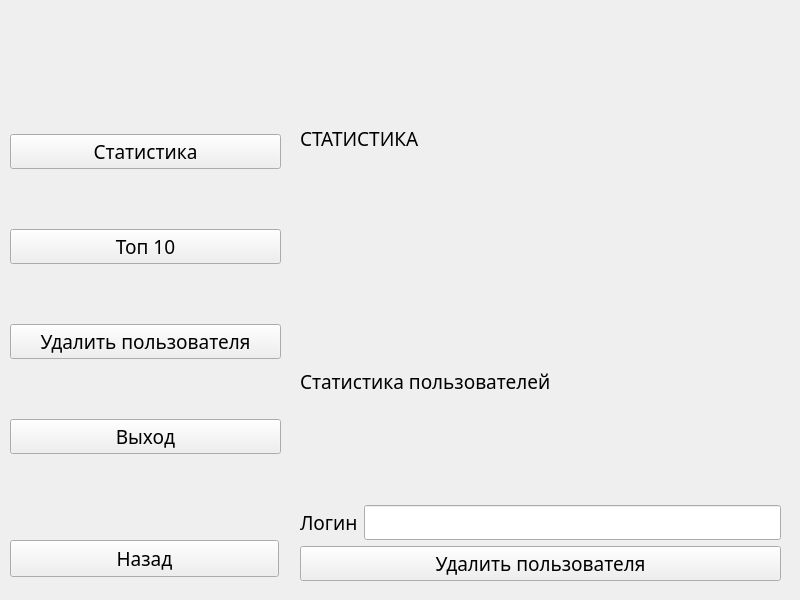
<?xml version="1.0" encoding="UTF-8"?>
<ui version="4.0">
 <class>AdminForm</class>
 <widget class="QWidget" name="AdminForm">
  <property name="geometry">
   <rect>
    <x>0</x>
    <y>0</y>
    <width>800</width>
    <height>600</height>
   </rect>
  </property>
  <property name="font">
   <font>
    <family>Rubik</family>
    <pointsize>14</pointsize>
   </font>
  </property>
  <property name="windowTitle">
   <string>Form</string>
  </property>
  <widget class="QWidget" name="verticalLayoutWidget">
   <property name="geometry">
    <rect>
     <x>10</x>
     <y>80</y>
     <width>271</width>
     <height>431</height>
    </rect>
   </property>
   <layout class="QVBoxLayout" name="verticalLayout">
    <item>
     <widget class="QPushButton" name="pushButtonStats">
      <property name="text">
       <string>Статистика</string>
      </property>
     </widget>
    </item>
    <item>
     <widget class="QPushButton" name="pushButtonTop10">
      <property name="text">
       <string>Топ 10</string>
      </property>
     </widget>
    </item>
    <item>
     <widget class="QPushButton" name="pushButtonDelete">
      <property name="text">
       <string>Удалить пользователя</string>
      </property>
     </widget>
    </item>
    <item>
     <widget class="QPushButton" name="pushButtonExit">
      <property name="text">
       <string>Выход</string>
      </property>
     </widget>
    </item>
   </layout>
  </widget>
  <widget class="QWidget" name="verticalLayoutWidget_2">
   <property name="geometry">
    <rect>
     <x>300</x>
     <y>20</y>
     <width>481</width>
     <height>561</height>
    </rect>
   </property>
   <layout class="QVBoxLayout" name="verticalLayout_2">
    <item>
     <widget class="QLabel" name="labelStats">
      <property name="autoFillBackground">
       <bool>false</bool>
      </property>
      <property name="text">
       <string>СТАТИСТИКА</string>
      </property>
     </widget>
    </item>
    <item>
     <widget class="QLabel" name="labelAllStats">
      <property name="text">
       <string>Статистика пользователей</string>
      </property>
     </widget>
    </item>
    <item>
     <layout class="QHBoxLayout" name="horizontalLayout_2">
      <item>
       <widget class="QLabel" name="labelLogin">
        <property name="text">
         <string>Логин</string>
        </property>
       </widget>
      </item>
      <item>
       <widget class="QLineEdit" name="lineEditLogin"/>
      </item>
     </layout>
    </item>
    <item>
     <widget class="QPushButton" name="pushButtonDeleteUser">
      <property name="text">
       <string>Удалить пользователя</string>
      </property>
     </widget>
    </item>
   </layout>
  </widget>
  <widget class="QPushButton" name="pushButtonBack">
   <property name="geometry">
    <rect>
     <x>10</x>
     <y>540</y>
     <width>269</width>
     <height>37</height>
    </rect>
   </property>
   <property name="text">
    <string>Назад</string>
   </property>
  </widget>
 </widget>
 <resources/>
 <connections/>
</ui>
